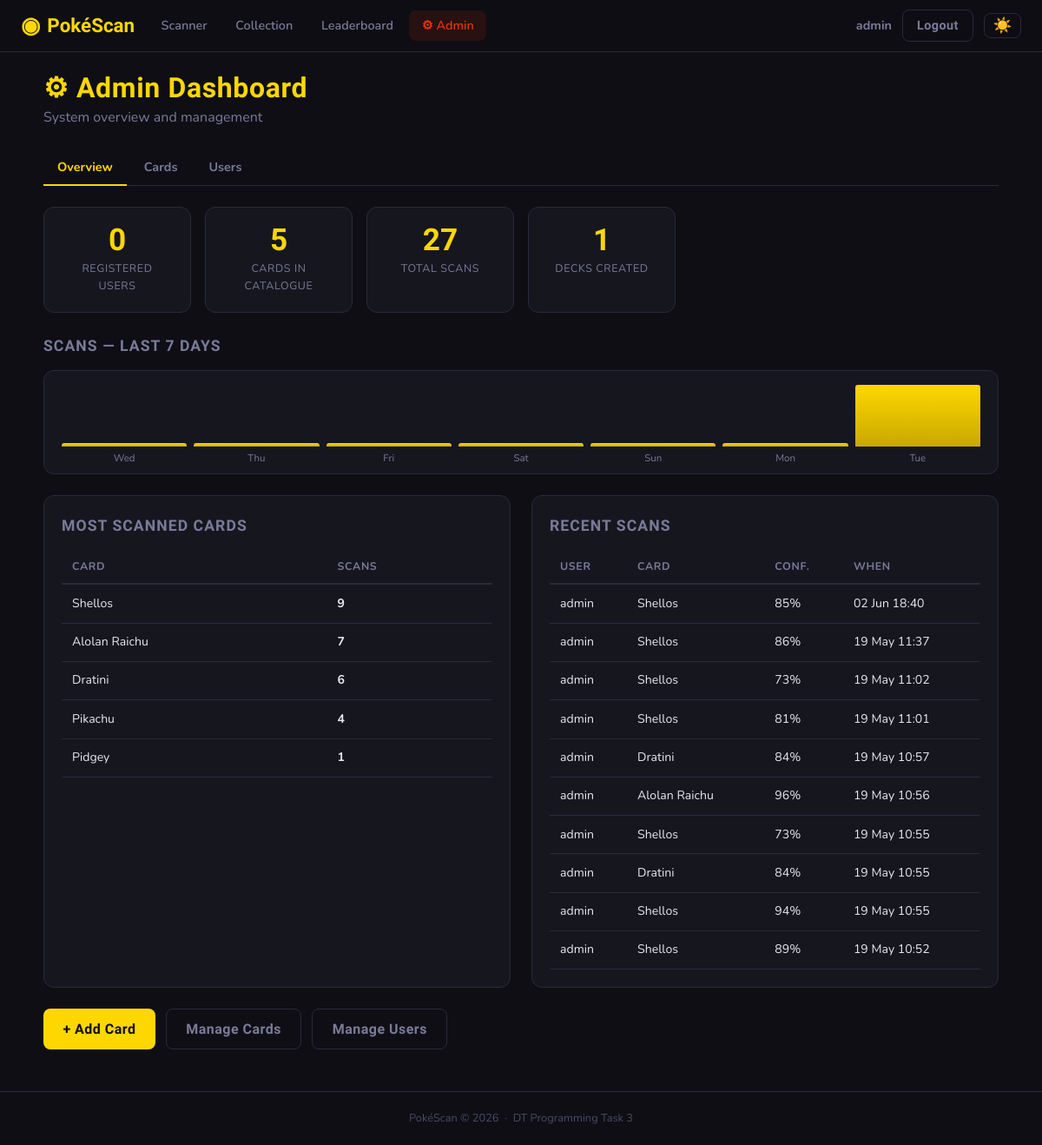
Page /admin/ (signed in) on the earlier database version.
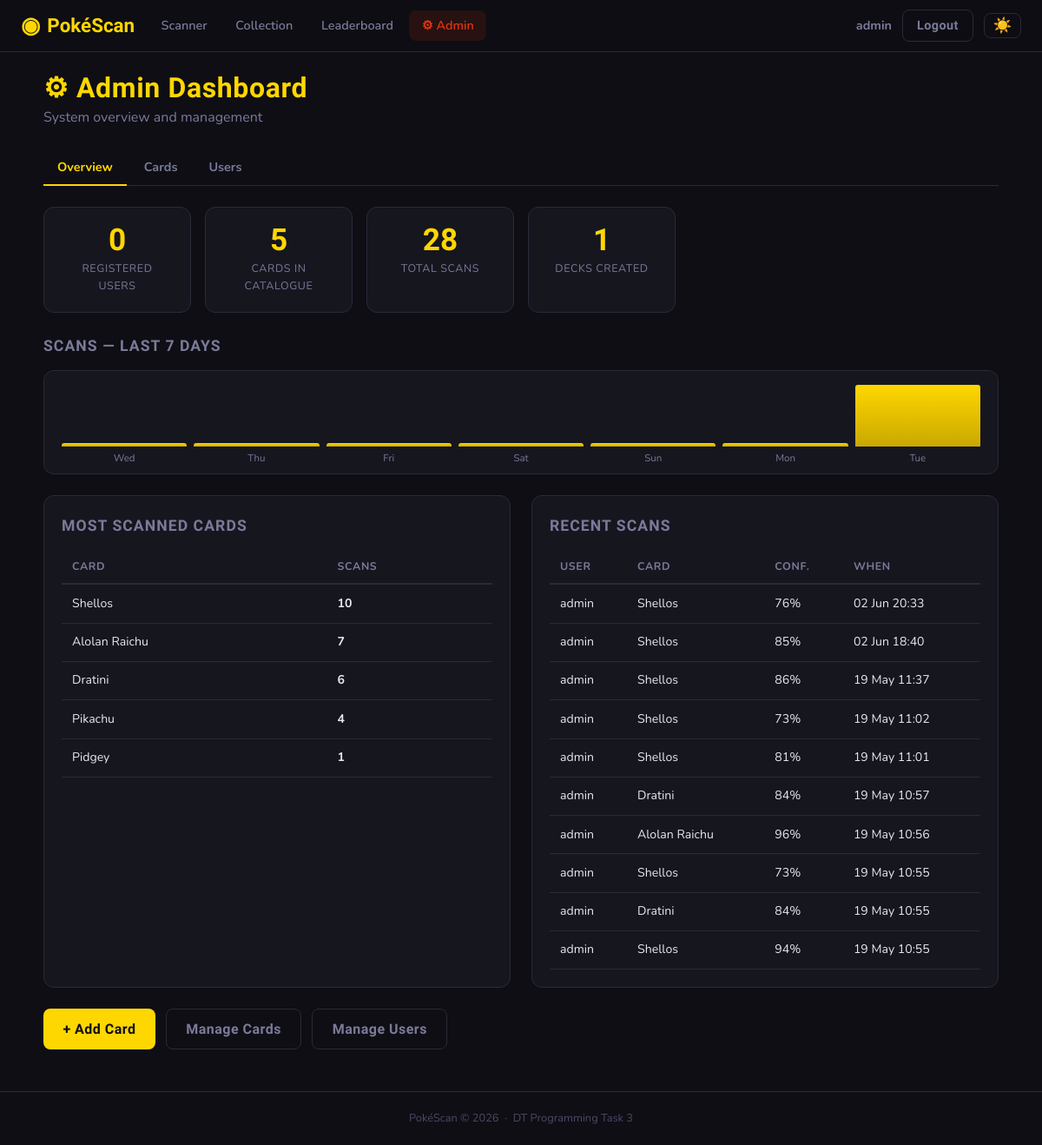
Same page on the later database version.
### app/models.py (models this page shows, shortened)
class User(UserMixin, db.Model):
    __tablename__ = 'users'
    id         = db.Column(db.Integer, primary_key=True)
    username   = db.Column(db.String(80), unique=True, nullable=False)
    email      = db.Column(db.String(120), unique=True, nullable=False)
    password   = db.Column(db.String(256), nullable=False)
    role       = db.Column(db.String(20), nullable=False, default='user')
    created_at = db.Column(db.DateTime, default=datetime.utcnow)
    scans       = db.relationship('Scan',         backref='user', lazy=True, cascade='all, delete-orphan')
    decks       = db.relationship('Deck',         backref='user', lazy=True, cascade='all, delete-orphan')
    wishlist    = db.relationship('WishlistItem', backref='user', lazy=True, cascade='all, delete-orphan')
    @property
    def is_admin(self):
        return self.role == 'admin'

class Card(db.Model):
    __tablename__ = 'cards'
    id              = db.Column(db.Integer, primary_key=True)
    name            = db.Column(db.String(100), nullable=False)
    set_name        = db.Column(db.String(100), nullable=False)
    set_number      = db.Column(db.String(20))
    rarity          = db.Column(db.String(50))          # e.g. "Rare Holo", "Common"
    card_type       = db.Column(db.String(50))          # e.g. "Pokemon", "Trainer", "Energy"
    hp              = db.Column(db.Integer)
    pokemon_type    = db.Column(db.String(50))          # e.g. "Fire", "Water"
    description     = db.Column(db.Text)
    image_url       = db.Column(db.String(500))         # URL to card image
    market_value    = db.Column(db.Float, default=0.0)  # AUD value
    roboflow_class  = db.Column(db.String(100), unique=True, nullable=False)  # Matches Roboflow label exactly
    added_at        = db.Column(db.DateTime, default=datetime.utcnow)
    scans      = db.relationship('Scan',         backref='card', lazy=True)
    deck_cards = db.relationship('DeckCard',     backref='card', lazy=True, cascade='all, delete-orphan')
    wishlist   = db.relationship('WishlistItem', backref='card', lazy=True, cascade='all, delete-orphan')

class Scan(db.Model):
    __tablename__ = 'scans'
    id          = db.Column(db.Integer, primary_key=True)
    user_id     = db.Column(db.Integer, db.ForeignKey('users.id'), nullable=False)
    card_id     = db.Column(db.Integer, db.ForeignKey('cards.id'), nullable=False)
    confidence  = db.Column(db.Float, nullable=False)
    scanned_at  = db.Column(db.DateTime, default=datetime.utcnow)

### app/admin/routes.py (the view)
@admin_bp.route('/')
@admin_required
def dashboard():
    total_users = User.query.filter_by(role='user').count()
    total_cards = Card.query.count()
    total_scans = Scan.query.count()
    total_decks = Deck.query.count()
    popular_cards = db.session.query(
        Card, db.func.count(Scan.id).label('scan_count')
    ).join(Scan).group_by(Card.id)\
     .order_by(db.text('scan_count DESC')).limit(5).all()
    recent_scans = Scan.query.order_by(Scan.scanned_at.desc()).limit(10).all()
    scan_history = []
    for i in range(6, -1, -1):
        day  = datetime.utcnow() - timedelta(days=i)
        day_start = day.replace(hour=0, minute=0, second=0, microsecond=0)
        day_end   = day_start + timedelta(days=1)
        count = Scan.query.filter(
            Scan.scanned_at >= day_start,
            Scan.scanned_at < day_end
        ).count()
        scan_history.append({'date': day.strftime('%a'), 'count': count})
    return render_template('admin/dashboard.html',
                           total_users=total_users,
                           total_cards=total_cards,
                           total_scans=total_scans,
                           total_decks=total_decks,
                           popular_cards=popular_cards,
                           recent_scans=recent_scans,
                           scan_history=scan_history,
                           to_aest=to_aest)

### app/admin/routes.py (called while the page is built)
def to_aest(dt):
    if dt is None:
        return dt
    return dt + timedelta(hours=10)

def admin_required(f):
    @wraps(f)
    def decorated(*args, **kwargs):
        if not current_user.is_authenticated or not current_user.is_admin:
            flash('Admin access required.', 'danger')
            return redirect(url_for('scanner.home'))
        return f(*args, **kwargs)
    return login_required(decorated)

### app/templates/admin/dashboard.html (shortened to what this page needs)
{% extends "base.html" %}
{% block content %}
<div class="page-container">
    <div class="page-header">
        <div>
            <h1 class="page-title">⚙ Admin Dashboard</h1>
            <p class="page-subtitle">System overview and management</p>
        </div>
    </div>
    <div class="sub-nav">
        <a href="{{ url_for('admin.dashboard') }}"    class="sub-link active">Overview</a>
        <a href="{{ url_for('admin.manage_cards') }}" class="sub-link">Cards</a>
        <a href="{{ url_for('admin.manage_users') }}" class="sub-link">Users</a>
    </div>
    <div class="admin-stats">
        <div class="admin-stat">
            <span class="admin-stat-val">{{ total_users }}</span>
            <span class="admin-stat-lbl">Registered Users</span>
        </div>
        <div class="admin-stat">
            <span class="admin-stat-val">{{ total_cards }}</span>
            <span class="admin-stat-lbl">Cards in Catalogue</span>
        </div>
        <div class="admin-stat">
            <span class="admin-stat-val">{{ total_scans }}</span>
            <span class="admin-stat-lbl">Total Scans</span>
        </div>
        <div class="admin-stat">
            <span class="admin-stat-val">{{ total_decks }}</span>
            <span class="admin-stat-lbl">Decks Created</span>
        </div>
    </div>
    <div class="chart-section">
        <h2 class="section-title">Scans — Last 7 Days</h2>
        <div class="bar-chart">
            {% set max_count = scan_history|map(attribute='count')|max %}
            {% for day in scan_history %}
            <div class="bar-col">
                <div class="bar-wrap">
                    <div class="bar-fill"
                         style="height: {{ (day.count / [max_count, 1]|max * 100)|int }}%"
                         title="{{ day.count }} scans"></div>
                </div>
                <span class="bar-label">{{ day.date }}</span>
            </div>
            {% endfor %}
        </div>
    </div>
    <div class="admin-grid">
        <div class="admin-panel">
            <h2 class="section-title">Most Scanned Cards</h2>
            {% if popular_cards %}
            <table class="admin-table">
                <thead><tr><th>Card</th><th>Scans</th></tr></thead>
                <tbody>
                {% for card, count in popular_cards %}
                <tr>
                    <td>{{ card.name }}</td>
                    <td><strong>{{ count }}</strong></td>
                </tr>
                {% endfor %}
                </tbody>
            </table>
            {% else %}
            <p class="empty-small">No scans yet.</p>
            {% endif %}
        </div>
        <div class="admin-panel">
            <h2 class="section-title">Recent Scans</h2>
            {% if recent_scans %}
            <table class="admin-table">
                <thead><tr><th>User</th><th>Card</th><th>Conf.</th><th>When</th></tr></thead>
                <tbody>
                {% for scan in recent_scans %}
                <tr>
                    <td>{{ scan.user.username }}</td>
                    <td>{{ scan.card.name }}</td>
                    <td>{{ (scan.confidence * 100)|int }}%</td>
                    <td>{{ to_aest(scan.scanned_at).strftime('%d %b %H:%M') }}</td>
                </tr>
                {% endfor %}
                </tbody>
            </table>
            {% else %}
            <p class="empty-small">No scans yet.</p>
            {% endif %}
        </div>
    </div>
    <div class="admin-actions">
        <a href="{{ url_for('admin.add_card') }}"     class="btn btn-primary">+ Add Card</a>
        <a href="{{ url_for('admin.manage_cards') }}" class="btn btn-ghost">Manage Cards</a>
        <a href="{{ url_for('admin.manage_users') }}" class="btn btn-ghost">Manage Users</a>
    </div>
</div>
{% endblock %}

### app/templates/base.html (shortened to what this page needs)
<!DOCTYPE html>
<html lang="en">
<head>
    <link rel="stylesheet" href="{{ url_for('static', filename='css/style.css') }}">
</head>
<body>
<nav class="navbar">
    <a class="nav-brand" href="{{ url_for('scanner.home') }}">
        <span class="brand-icon">◉</span>
        <span>PokéScan</span>
    </a>
    {% if current_user.is_authenticated %}
    <div class="nav-links">
        <a href="{{ url_for('scanner.home') }}"
           class="nav-link {% if request.blueprint == 'scanner' %}active{% endif %}">
            Scanner
        </a>
        <a href="{{ url_for('collection.library') }}"
            class="nav-link {% if request.blueprint == 'collection' and request.endpoint != 'collection.leaderboard' %}active{% endif %}">
                Collection
        </a>
        <a href="{{ url_for('collection.leaderboard') }}"
            class="nav-link {% if request.endpoint == 'collection.leaderboard' %}active{% endif %}">
                Leaderboard
        </a>
        {% if current_user.is_admin %}
        <a href="{{ url_for('admin.dashboard') }}"
           class="nav-link admin-link {% if request.blueprint == 'admin' %}active{% endif %}">
            ⚙ Admin
        </a>
        {% endif %}
    </div>
    <div class="nav-user">
        <span class="nav-username">{{ current_user.username }}</span>
        <a href="{{ url_for('auth.logout') }}" class="btn btn-ghost btn-sm">Logout</a>
        <button class="theme-toggle" id="themeToggle" onclick="toggleTheme()" title="Toggle theme">☀️</button>
    </div>
    {% endif %}
</nav>
<main class="main-content">
    {% block content %}{% endblock %}
</main>
<footer class="footer">
    <p>PokéScan &copy; 2026 &nbsp;·&nbsp; DT Programming Task 3</p>
</footer>
</body>
</html>

Differences in the rows shown:
no longer on this page (row unchanged): Scan: user.username "admin", card.name "Shellos", (scan.confidence*100)|int "89", scanned_at "19 May 10:52"
computed for Card "Shellos": count "9" → "10"
added Scan: user.username "admin", card.name "Shellos", (scan.confidence*100)|int "76", scanned_at "02 Jun 20:33"
Other differences:
{{ total_scans }}: "27" → "28"
